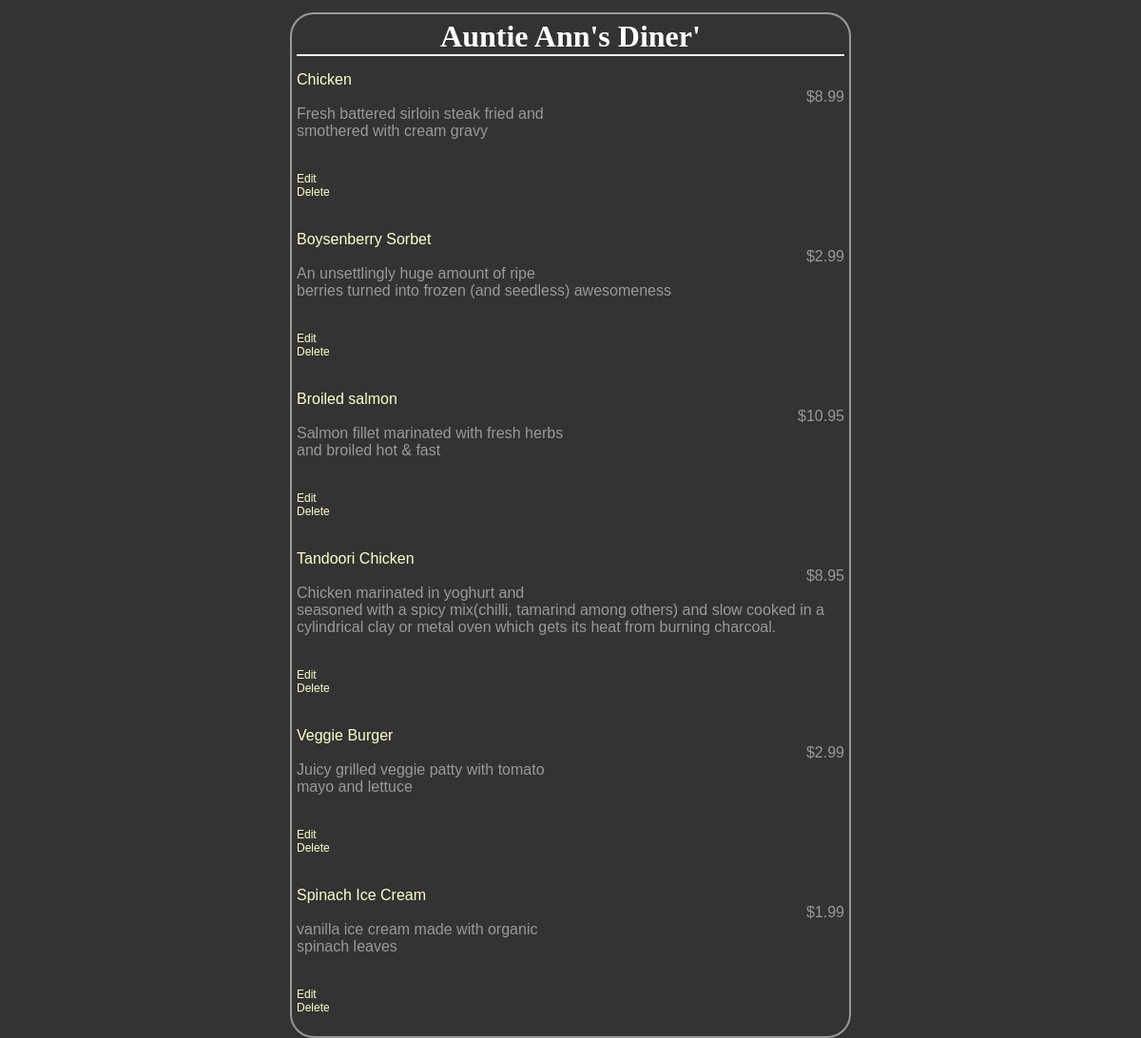
/restaurants/8/, run on the app's committed database.
### database_setup.py (models this page shows, shortened)
class Restaurant(Base):
	__tablename__ = 'restaurant'
	id = Column(Integer, primary_key = True)
	name = Column(String(80),nullable = False)

class MenuItem(Base):
	__tablename__ = 'menu_item'
	name = Column(String(80),nullable = False)
	id = Column(Integer, primary_key = True)
	course = Column(String(250))
	description = Column(String(250))
	price = Column(String(8))
	restaurant_id = Column(Integer, ForeignKey('restaurant.id'))
	restaurant = relationship(Restaurant)

### project.py (the view)
@app.route('/')
@app.route('/restaurants/<int:restaurant_id>/')
def restaurantMenu(restaurant_id):
    restaurant = session.query(Restaurant).filter_by(id=restaurant_id).one()
    items = session.query(MenuItem).filter_by(restaurant_id=restaurant.id)
    return render_template('menu.html', restaurant=restaurant, items=items)

### templates/menu.html (shortened to what this page needs)
<html>
<head>
	<link rel=stylesheet type=text/css href="{{ url_for('static', filename='style.css') }}">
	</head>
	<body>
	<div class = 'pane'>
		<div class = 'header'>
		<h1>{{restaurant.name}}</h1>
		</div>
{% for i in items %}
	<div class= 'nameAndPrice'>
		<span class= 'name'><p>{{i.name}}</p></span>
		<span class= 'price'><p>{{i.price}}</p></span>
	</div>
	<div class='description'>
		<p>{{i.description}}</p>
	</div>
	<div class='editdeletepane'>
		<a href="{{url_for('editMenuItem', restaurant_id = restaurant.id, MenuID = i.id) }}">Edit</a>
		<a href="{{url_for('deleteMenuItem', restaurant_id = restaurant.id, menu_id = i.id) }}">Delete</a>
	</div>
{% endfor %}
	</div>
</body>
</html>

### static/style.css (style rules this page uses)
body { font-family: sans-serif; background-image: url('img3.jpg'); background-color: #333333 }
h1, h2, h3, h4 { color: #FFFFFF; }
h1, h2 { font-family: 'Georgia', serif; margin: 0; }
h1 { border-bottom: 2px solid #eee; }
a { text-decoration: none; color: #FFFFCC; font-size: .75em; }
.pane { position:absolute; left: 25%; right: 25%; border: 2px solid; border-radius: 25px; padding: 5px; margin: 5px; border-color: #999999; background-color: #333333 }
.header { left:50%; text-align: center; }
.name { width:50%;display: inline-block; float: left; color:#FFFFCC }
.description { color: #999999; }
.price { text-align: right; width:50%; float: right; color: #999999; }
.editdeletepane { color: #FFFFCC; }

### data on the page
Restaurant: name "Auntie Ann's Diner'"
MenuItem: name "Chicken", price "$8.99", description "Fresh battered sirloin steak fried and smothered with cream gravy"
MenuItem: name "Boysenberry Sorbet", price "$2.99", description "An unsettlingly huge amount of ripe berries turned into frozen (and seedless) awesomeness"
MenuItem: name "Broiled salmon", price "$10.95", description "Salmon fillet marinated with fresh herbs and broiled hot & fast"
MenuItem: name "Tandoori Chicken", price "$8.95", description "Chicken marinated in yoghurt and seasoned with a spicy mix(chilli, tamarind among others) and slow cooked in a cylindrical clay or metal oven which gets its heat from burning charcoal."
MenuItem: name "Veggie Burger", price "$2.99", description "Juicy grilled veggie patty with tomato mayo and lettuce"
MenuItem: name "Spinach Ice Cream", price "$1.99", description "vanilla ice cream made with organic spinach leaves"
